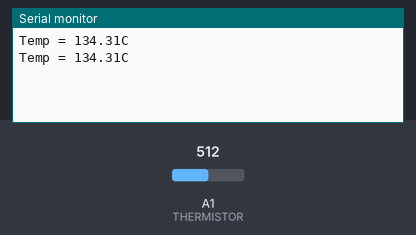
Recording of a sketch running on a simulated Arduino Uno, built with avr-gcc and run on an emulated ATmega328P. Parts: the last lines printed to the serial monitor. The test bench sets the inputs (shaded band); at power-on: A1 (THERMISTOR) = 512.

Above: at 1.8 s.
1.9 s: A1 (THERMISTOR) set to 716
At 2.4 s:
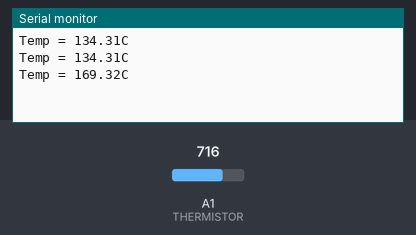
3.4 s: A1 (THERMISTOR) set to 900
At 4.8 s:
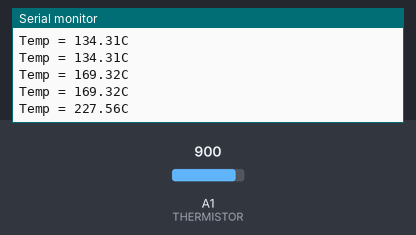
Timing chart, 0 to 6.4 s (numbered marks = the images above; inputs shaded):
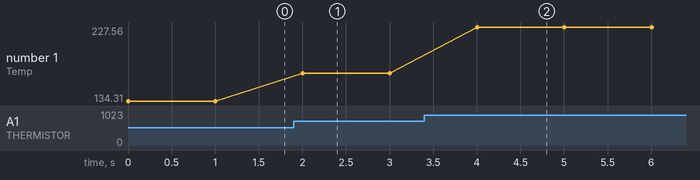

Measured:
- after the input at 1.9 s, the serial monitor: prints a new line after 0.10 s (image 1)
- after the input at 3.4 s, the serial monitor: prints a new line after 0.60 s (image 2)
- plotted number 1: 134.31 → 169.32 after the input at 1.9 s, 169.32 → 227.56 after the input at 3.4 s

The sketch:

thermister.ino
```cpp
const int THERMISTOR = 1;

void setup() {
  Serial.begin(9600);
}

void loop() {
  float t = 0.0;
  t = tempMeasure();
  Serial.print("Temp = ");
  Serial.print(t);
  Serial.println("C");
  delay(1000);
}

float tempMeasure() {
  // from MF11-503K spec sheet
  const float B = 4350.0, Ta = 25.0, Rt0 = 50000.0;
  const float K = 273.15;
  // v0: Arduino + 5V
  const float v0 = 5.0, r0 = 1000.0;
  const int resolution = 1024;
  int srcVal = 0;
  float vt = 0.0, rt = 0.0;

  srcVal = analogRead(THERMISTOR);
  vt = srcVal * (v0 / (resolution - 1));
  rt = (v0 * r0 - vt * r0) / vt;
  return (1.0 / (log(rt / Rt0) / B + 1.0 / (Ta + K)) - K);
}
```
